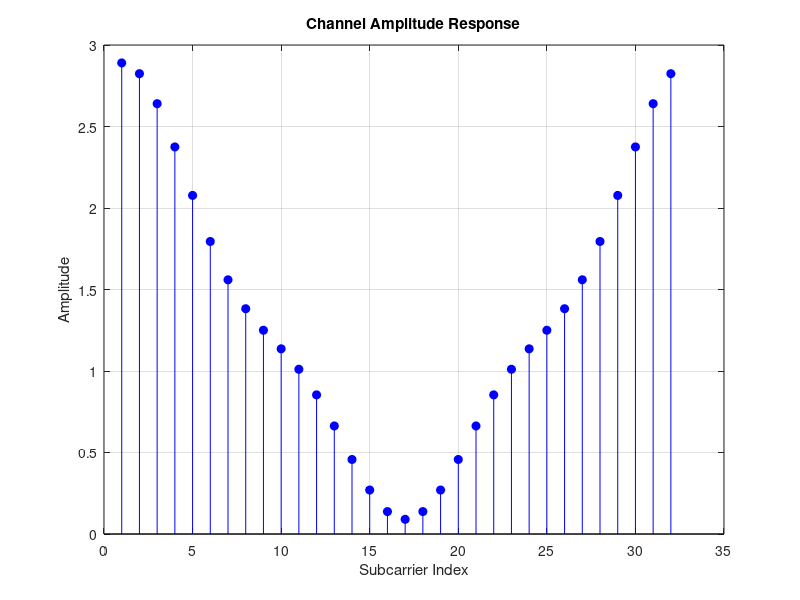
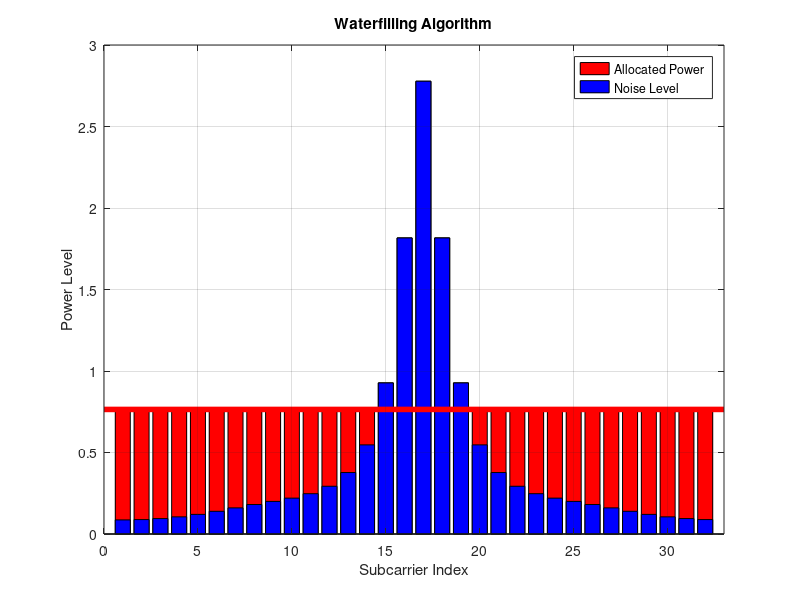

The MATLAB script that drew these images, in order:
clear
close all
clc

%% System parameters
%counter
i = 0;
%flag for the while loop
flag = 1;


%multipath channel 1
Channel1 = [1, 0.6, 0 0.1];

%Channel representation in frequency domain
Active_subcarriers = 32;
Channel_Freq_response = fft(Channel1,Active_subcarriers).';
Channel_amplitude = abs(Channel_Freq_response).^2;
Channel_amplitude2 = abs(Channel_Freq_response).^2;

%Noise power in linear units
Pnoise = 0.25;
%Total power available at the transmitter in linear units
Ptot = 15;
%Number of channels
N = Active_subcarriers;

figure;
stem(Channel_amplitude,'filled','b')
xlabel('Subcarrier Index')
ylabel('Amplitude')
title('Channel Amplitude Response')
grid on

%% Waterfilling algorithm

while flag
    
    
    water_level = Ptot/(N-i) + 1/(N-i)*Pnoise*sum(1./Channel_amplitude);
    
    allocated_power = water_level - Pnoise./Channel_amplitude;
    
    
    if length(find(allocated_power<0))==0 %#ok
        flag = 0;
    else
        i=i+1;
        indice = find(allocated_power < 0);
        Channel_amplitude(indice(1)) = [];
    end
    
    
    
end
%% Plot results
power_allocation = [allocated_power(1:indice(1)+length(indice)-2); zeros(i,1); allocated_power(indice(end):end)]

figure
bar(1:length(power_allocation),power_allocation+Pnoise./Channel_amplitude2,'r'),hold

bar(1:N,Pnoise./Channel_amplitude2,'b'),

plot([0 N+1],[water_level,water_level],'r','LineWidth',4),hold off, grid
xlim([0 Active_subcarriers+1])
xlabel('Subcarrier Index')
ylabel('Power Level')
title('Waterfilling Algorithm')
legend('Allocated Power','Noise Level')


